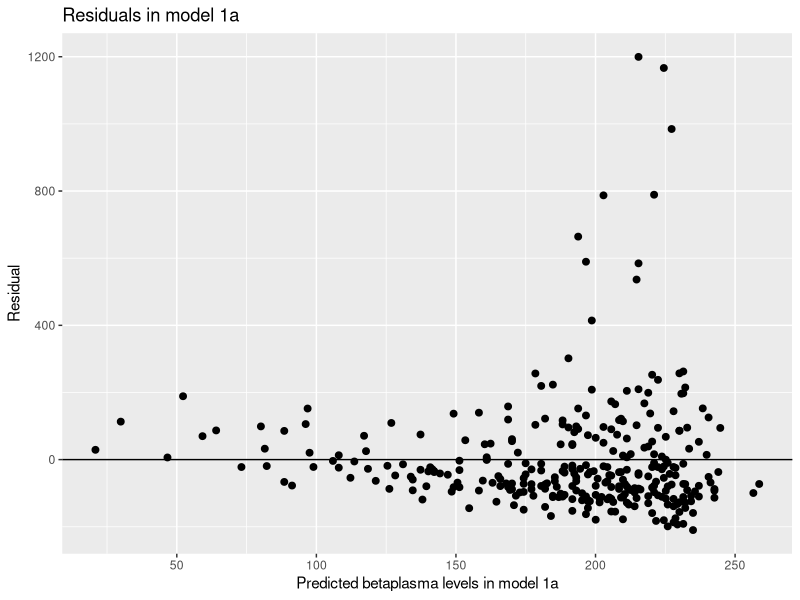
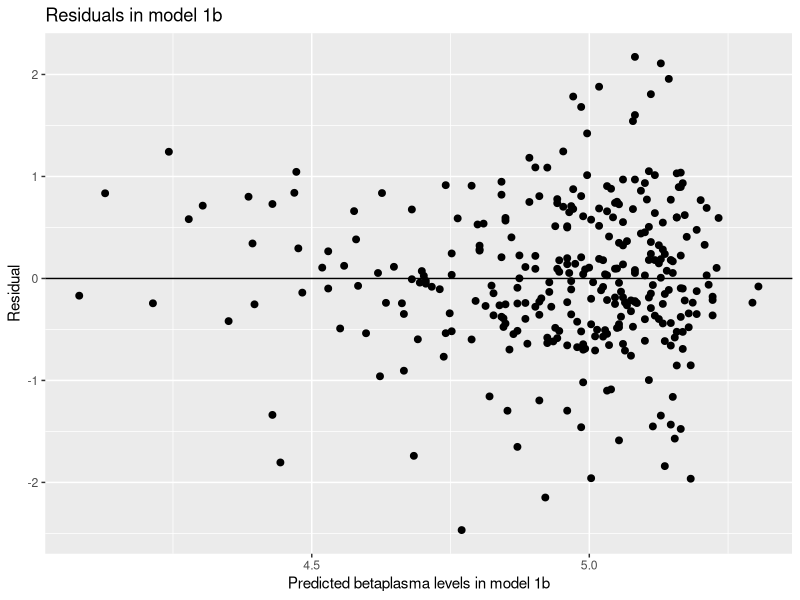
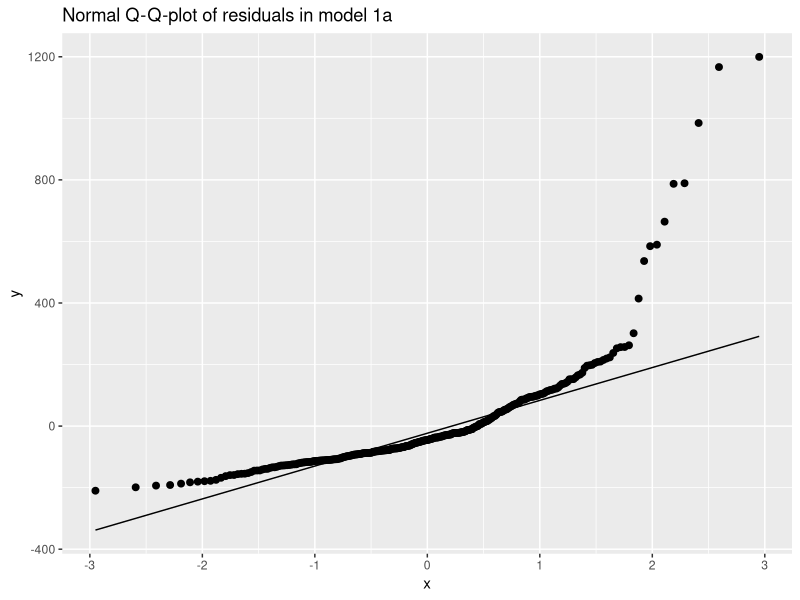
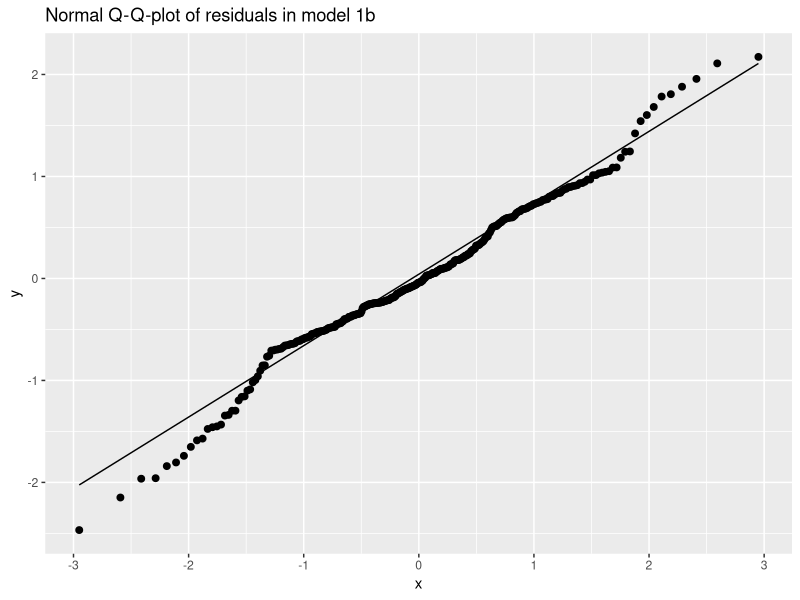
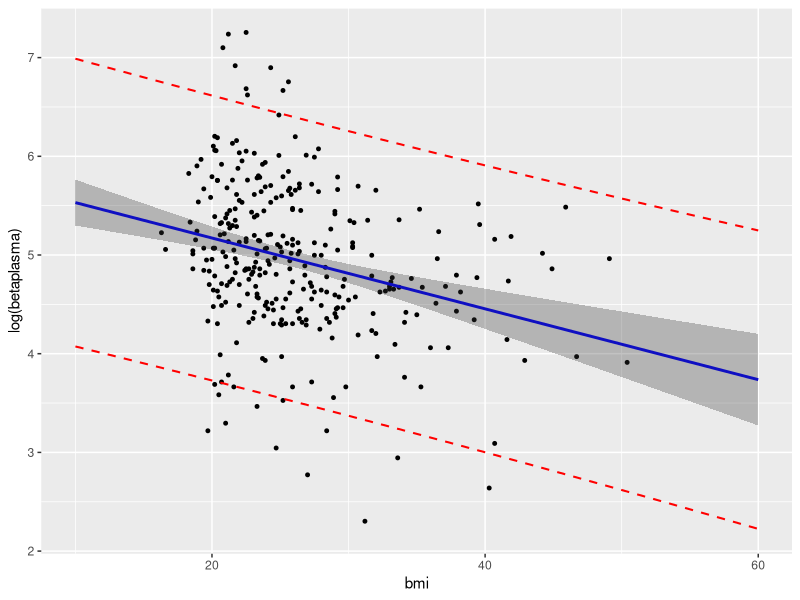
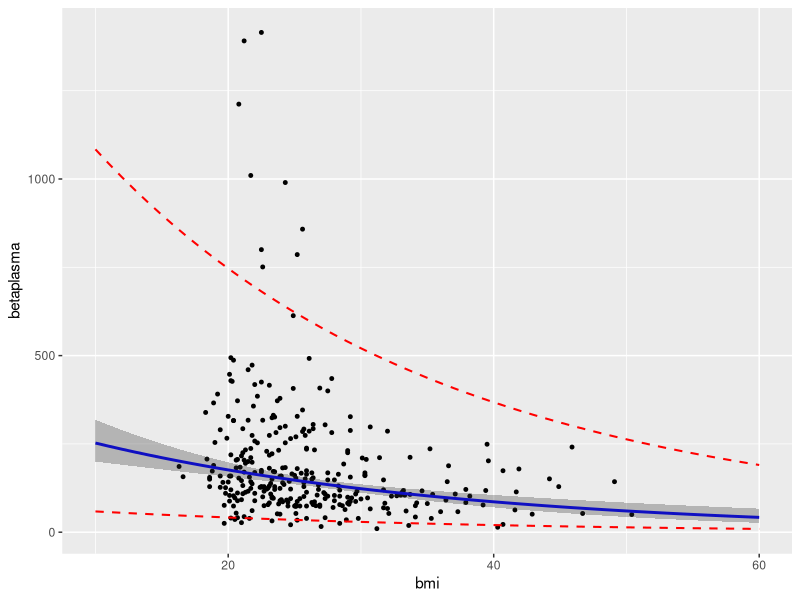
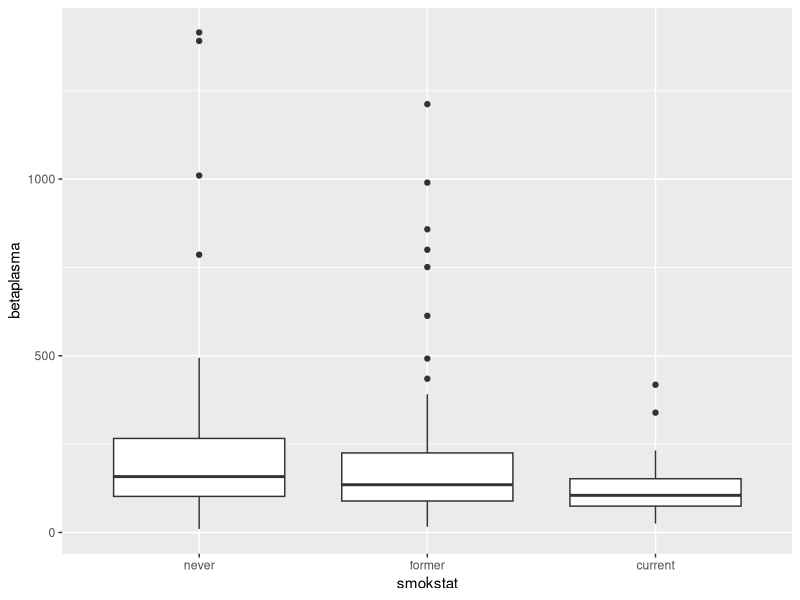
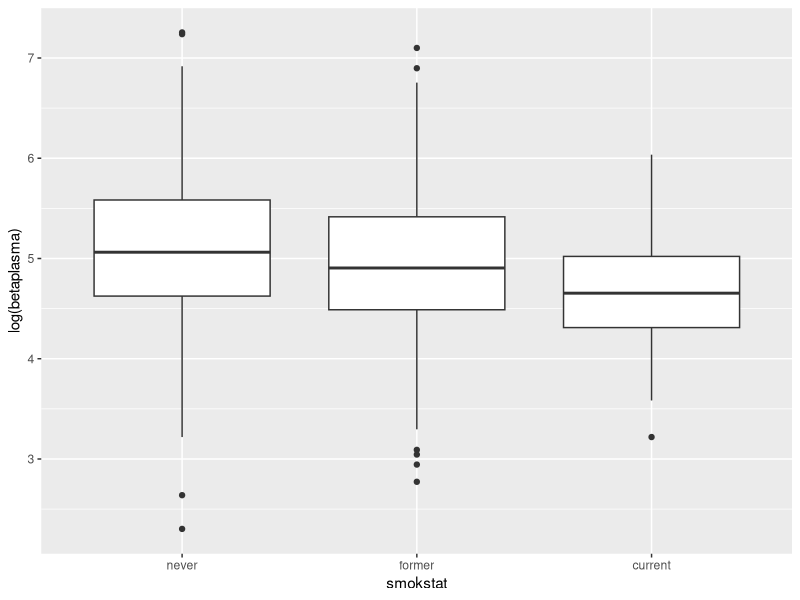

Write the R code that produced these figures, in order. (Note: this script raises an error after producing the figures.)
#### PROJECT 1 ####


library(tidyverse)
library(readxl)
library(plyr)
library(rstatix)
library(patchwork)
library(car)
library(GGally)
library(forcats)

carotene_data <- read_excel("Data/carotene.xlsx")

# 1a #

# fitting models
model1a <- lm(betaplasma ~ bmi, data = carotene_data)
model1b <- lm(log(betaplasma) ~ bmi, data = carotene_data)

# creating data set with predictions, residuals etc.
model_predictions <- mutate(carotene_data, 
                            yhat_model1a = predict(model1a),
                            yhat_model1b = predict(model1b),
                            e_model1a = model1a$residuals,
                            e_model1b = model1b$residuals)

# residual plot of model 1a
ggplot(data = model_predictions, aes(x = yhat_model1a, y = e_model1a)) + 
  geom_point(size = 2) +
  geom_hline(yintercept = 0) +
  xlab("Predicted betaplasma levels in model 1a") + 
  ylab("Residual") +
  ggtitle("Residuals in model 1a")

# residual plot of model 1b
ggplot(data = model_predictions, aes(x = yhat_model1b, y = e_model1b)) + 
  geom_point(size = 2) +
  geom_hline(yintercept = 0) +
  xlab("Predicted betaplasma levels in model 1b") + 
  ylab("Residual") +
  ggtitle("Residuals in model 1b")


# Norm QQ plot of model 1a
ggplot(data = model_predictions, aes(sample = e_model1a)) +
  geom_qq(size = 2) + geom_qq_line() +
  ggtitle("Normal Q-Q-plot of residuals in model 1a")

# Norm QQ plot of model 1b
ggplot(data = model_predictions, aes(sample = e_model1b)) +
  geom_qq(size = 2) + geom_qq_line() +
  ggtitle("Normal Q-Q-plot of residuals in model 1b")


# 1 b #

# estimated parameters and confidence intervals in model 1b
model1b$coefficients
confint(model1b)

# plotting real values vs. model and confidence intervals
bmi_seq <- data.frame(bmi = seq(10, 60))
bmi_seq |> mutate(
  fit = predict(model1b, newdata = bmi_seq),
  conf = predict(model1b, newdata = bmi_seq, interval = "confidence"),
  pred = predict(model1b, newdata = bmi_seq, interval = "prediction")
) -> carotene_ints

ggplot(carotene_ints, aes(x = bmi)) + 
  geom_point(data = carotene_data, aes(y = log(betaplasma)), size = 1) +
  geom_line(aes(y = fit), color = "blue", linewidth = 1) +
  geom_ribbon(aes(ymin = conf[, "lwr"], ymax = conf[, "upr"]), alpha = 0.3) +
  geom_line(aes(y = pred[, "lwr"]), color = "red", linetype = "dashed", linewidth = 0.7) +
  geom_line(aes(y = pred[, "upr"]), color = "red", linetype = "dashed", linewidth = 0.7)

# plotting in the original domain, i.e. not in log(betaplasma)

carotene_ints <- mutate(carotene_ints, 
                  fit_og = exp(fit),
                  conf_og = exp(conf),
                  pred_og = exp(pred))


ggplot(carotene_ints, aes(x = bmi)) + 
  geom_point(data = carotene_data, aes(y = betaplasma), size = 1) +
  geom_line(aes(y = fit_og), color = "blue", linewidth = 1) +
  geom_ribbon(aes(ymin = conf_og[, "lwr"], ymax = conf_og[, "upr"]), alpha = 0.3) +
  geom_line(aes(y = pred_og[, "lwr"]), color = "red", linetype = "dashed", linewidth = 0.7) +
  geom_line(aes(y = pred_og[, "upr"]), color = "red", linetype = "dashed", linewidth = 0.7) 


# 1c #

# changes in beta-carotene with different changes of bmi

# dubbelkolla med Mattis på onsdag med vilka interval som är rätt
exp(model1b$coefficients[2])
exp(confint(model1b))

exp(-model1b$coefficients[2])
exp(-confint(model1b))

exp(-10*model1b$coefficients[2])
exp(-10*confint(model1b))


# 1d #

# statistical test whether there is a linear relationship between bmi and log plasma

confint(model1b) # bmi interval doesnt include 0 --> reject H_0
summary(model1b) # gives t value, degrees of freedom and p-value


# 2a #

# making smokstat into a categorical variable
mutate(model_predictions,
       smokstat = factor(smokstat,
                          levels = c(1, 2, 3),
                          labels = c("never", "former", "current"))) -> model_predictions


# simple frequency table
table(model_predictions$smokstat)

# getting mean and stddev of (log)betaplasma for each category 
ddply(model_predictions, .(category = smokstat), summarise, avg = mean(betaplasma))
ddply(model_predictions, .(category = smokstat), summarise, stddev = sd(betaplasma))
ddply(model_predictions, .(category = smokstat), summarise, logstddev = mean(log(betaplasma)))
ddply(model_predictions, .(category = smokstat), summarise, logmean = sd(log(betaplasma)))

# box plots
ggplot(model_predictions) +
  geom_boxplot(data = model_predictions , aes(x = smokstat , y = betaplasma))

ggplot(model_predictions) +
  geom_boxplot(data = model_predictions , aes(x = smokstat , y = log(betaplasma)))


# 2b #

model2b <- lm(log(betaplasma) ~ smokstat, data = model_predictions) # "never" is ref
model2a <- lm(log(betaplasma) ~ relevel(smokstat, "current"), data = model_predictions) # "current" is ref
# we see that model 2b is better, perhaps because "never" has more obs.


# 3a #
mutate(model_predictions,
       sex = factor(sex,
                    levels = c(1, 2),
                    labels = c("male", "female")),
       vituse = factor(vituse, 
                       levels = c(1, 2, 3),
                       labels = c("often", "seldom", "no"))) -> model_predictions



# have to motivate which category is best suited as reference category 
# -> 2 things: #obs of ref category should be large, and should also be domain relevant
# as a baseline if applicable

# for sex (male, female) -> choose largest #obs
# for vituse -> choose "no" as baseline unless large diff in #obs
# for smokestat -> choose "never" as baseline unless large diff in #obs

table(model_predictions$sex) # "female" many more #obs
table(model_predictions$vituse) # "often" most #obs, no would make sense in domain


# 3b #

# pairwise correlations:
cor_results <- model_predictions |> select(bmi, age, calories, fat, 
                            cholesterol, fiber, alcohol, betadiet) |>
  cor_test() |>  filter(var1 < var2)

# we get high correlations between calories/fat, calories/cholesterol and cholesterol/fat
filter(cor_results, cor > abs(0.6))


# need other comments on problem with data that we find
plot1 <- ggplot(model_predictions) + geom_point(data = model_predictions, aes(y = calories, x = fat))
plot2 <- ggplot(model_predictions) + geom_point(data = model_predictions, aes(y = calories, x = cholesterol))
plot3 <- ggplot(model_predictions) + geom_point(data = model_predictions, aes(y = fat, x = cholesterol))

plot1 + plot2 + plot3


# person drinking 200 alcoholic drinks a week:
filter(model_predictions, alcohol >= 200) # he consumes 27.9 MJ energy per day 
# how to know if he's extreme in other cases?


# 3c #
model3a <- lm(log(betaplasma) ~ bmi + age + calories + fat + cholesterol + 
                                fiber + alcohol + betadiet + smokstat + sex + vituse,
                                data = model_predictions)

# we will look at VGIF^(1/2f) > 2.24 for the 50 % in R_j 
vif(model3a)
# we see once again that it's fat calories  that are above the threshold

model3c <- lm(log(betaplasma) ~ bmi + age + fat + cholesterol + 
                                fiber + alcohol + betadiet + smokstat + sex + vituse,
                                data = model_predictions)
vif(model3c) # we see that the GVIF values are reasonable, still the highest for fat/cholesterol but ok


# 3d #
model3c$coefficients # beta coefficients
exp(model3c$coefficients) # coefficients in original domain
exp(confint(model3c)) # confidence intervals of coeffs. in original domain

summary(model3c) # using for statistical tests

confint(model3c)


# for test ii)
Ftest1 <- anova(model3c, model1b)
Ftest2 <- anova(model2b, model3c)



# 3e #
model_predictions <- mutate(model_predictions, 
                            yhat_model3c = predict(model3c), 
                            e_model3c = model3c$residuals, 
                            r_model3c = rstudent(model3c),
                            )

highlightcolors <- c("|r*|>3" = "red")


# plotting studentized residuals against predictions
ggplot(model_predictions, aes(x = yhat_model3c, y = r_model3c)) +
  geom_point() +
  geom_hline(yintercept = c(-2, 0, 2)) +
  geom_hline(yintercept = c(-3, 3), linetype = 2) +
  geom_point(data = filter(model_predictions, abs(r_model3c) > 3), 
             aes(color = "|r*|>3"), size = 3) +
  labs(title = "Studentized residuals vs linear predictor",
       subtitle = "model3c",
       color = "Highlight") +
  scale_color_manual(values = highlightcolors) +
  theme(legend.position = "bottom")

# plotting sqrt(abs(studentized residuals)) against predictions
ggplot(model_predictions, aes(x = yhat_model3c, y = sqrt(abs(r_model3c)))) +
  geom_point() +
  geom_hline(yintercept = c(0, sqrt(qnorm(0.75)), sqrt(2))) +
  geom_hline(yintercept = sqrt(3), linetype = 2) +
  geom_point(data = filter(model_predictions, abs(r_model3c) > 3), 
             aes(color = "|r*|>3"), size = 3) +
  labs(title = "Sqrt absolute studentized residuals vs linear predictor",
       subtitle = "model3c",
       color = "Highlight") +
  scale_color_manual(values = highlightcolors) +
  theme(legend.position = "bottom")

# from the two plots above we can conclude that there are not too many extreme outliers,
# and variance seems constant. Also no non-linear patterns can be seen in residuals


# Norm QQ plot of studentized residuals. We see heavy tails, indicating they are not norma
ggplot(data = model_predictions, aes(sample = r_model3c)) +
  geom_qq(size = 2) + geom_qq_line(color = "red") +
  labs(title = "Normal Q-Q-plot of studentized residuals in model3c")


# 3f #

#calculating leverage
model_predictions <- mutate(model_predictions, 
                            v_model3c = hatvalues(model3c))


#identifying data point with highest leverage
highest_r <- filter(model_predictions, r_model3c == max(abs(r_model3c)))

pplus1 <- length(model3c$coefficients)
n <- nobs(model3c)

ggplot(cbind(model_predictions), aes(x = yhat_model3c, y = v_model3c)) +
  geom_point(size = 2) +
  geom_hline(yintercept = 1/n) +
  geom_hline(yintercept = 2*pplus1/n, color = "red") +
  labs(title = "Model3c: leverage vs linear predictor",
       caption = "y = 1/n (black) and 2(p+1)/n (red)",
       color = "Highlight") +
  theme(legend.position = "bottom") +
  scale_color_manual(values = highlightcolors)


# we see the observation which is the guy drinking 12 vodkas is far from the gravity of X
ggplot(cbind(model_predictions), aes(y = v_model3c, x = alcohol)) +
  geom_point(size = 2) +
  geom_point(data = filter(model_predictions, alcohol > 200), 
             aes(color = "length>200"), size = 3) +
  geom_hline(yintercept = 1/n) +
  geom_hline(yintercept = 2*pplus1/n, color = "red") +
  labs(title = "Model3c: leverage vs linear predictor",
       caption = "y = 1/n (black) and 2(p+1)/n (red)",
       color = "Highlight") +
  theme(legend.position = "bottom") +
  scale_color_manual(values = highlightcolors)


# 3g #
model_predictions <- mutate(model_predictions, 
                            D_model3c = cooks.distance(model3c))

# preparing for Cook's distance
f1.model3c <- pplus1
f2.model3c <- model3c$df.residual
cook.limit.model3c <- qf(0.5, f1.model3c, f2.model3c)

# Cook's distance plot
ggplot(model_predictions, aes(yhat_model3c, D_model3c)) + 
  geom_point(size = 3) +
  geom_point(data = filter(model_predictions, alcohol > 200),
             aes(color = "blue"), size = 3) +
  geom_hline(yintercept = cook.limit.model3c, color = "purple") +
  geom_hline(yintercept = 4/n, linetype = 2, color = "red") +
  xlab("Fitted values (log(betaplasma") +
  ylab("D_i") +
  labs(title = "model3c: Cook's D",
       caption = "4/n (dashed), F_0.5, p+1, n-(p+1) (solid)",
       color = "Highlight") +
  scale_color_manual(values = highlightcolors)


# DFBETAS
head(dfbetas(model3c))


model_predictions <- mutate(
  model_predictions, 
  df0 = dfbetas(model3c)[, "(Intercept)"],
  df1 = dfbetas(model3c)[, "bmi"],
  df2 = dfbetas(model3c)[, "age"],
  df3 = dfbetas(model3c)[, "fat"],
  df4 = dfbetas(model3c)[, "cholesterol"],
  df5 = dfbetas(model3c)[, "fiber"],
  df6 = dfbetas(model3c)[, "alcohol"],     # perhaps most interested in this one
  df7 = dfbetas(model3c)[, "betadiet"],
  df8 = dfbetas(model3c)[, "smokstatformer"],
  df9 = dfbetas(model3c)[, "smokstatcurrent"],
  df10 = dfbetas(model3c)[, "sexfemale"],
  df11 = dfbetas(model3c)[, "vituseseldom"],
  df12 = dfbetas(model3c)[, "vituseno"],
)

# impact on intercept
ggplot(model_predictions, aes(x = yhat_model3c, y = df0)) +
  geom_point(size = 2) +
  geom_point(data = filter(model_predictions, abs(r_model3c) > 3),
             aes(color = "|r*|>3"), size = 3) +
  geom_point(data = filter(model_predictions, D_model3c > 0.1),
             aes(shape = "Cook's D>0.1"),
             size = 3) +
  geom_hline(yintercept = 0) +
  geom_hline(yintercept = sqrt(cook.limit.model3c)*c(-1, 1),
             color = "red") +
  geom_hline(yintercept = 2/sqrt(n)*c(-1, 1),
             color = "red", linetype = "dashed") +
  ylab("DFBETAS_0(i)") +
  xlab("Fitted values") +
  labs(title = "model3c: DFBETAS_0: impact on the intercept",
       caption = "y = sqrt(F_0.5) and 2/sqrt(n)") +
  theme(legend.position = "bottom") +
  scale_color_manual(values = highlightcolors)


# looking at data point with largest Cook's distance and plotting in DFBETAS plot
outlier_data <-  (filter(model_predictions, D_model3c == max(model_predictions$D_model3c)))

# DFBETAS plot: The only one that's very affected are: df4 (cholesterol)
ggplot(model_predictions, aes(x = yhat_model3c, y = df4)) +
  geom_point(size = 2) +
  geom_point(data = filter(model_predictions, abs(r_model3c) > 3),
             aes(color = "|r*|>3"), size = 3) +
  geom_point(data = filter(model_predictions, D_model3c > 0.1),
             aes(shape = "Cook's D>0.1"),
             size = 3) +
  geom_hline(yintercept = 0) +
  geom_hline(yintercept = sqrt(cook.limit.model3c)*c(-1, 1),
             color = "red") +
  geom_hline(yintercept = 2/sqrt(n)*c(-1, 1),
             color = "red", linetype = "dashed") +
  ylab("DFBETAS_4(i)") +
  xlab("Fitted values") +
  labs(title = "model3c: DFBETAS_4: cholesterol",
       caption = "y = sqrt(F_0.5) and 2/sqrt(n)") +
  theme(legend.position = "bottom") +
  scale_color_manual(values = highlightcolors)


# 4a #



# (just repetitive code to see which factors to choose as reference)
table(no_outlier$sex) # "female" many more #obs
table(no_outlier$vituse) # "often" most #obs
table(no_outlier$smokstat)

mutate(carotene_data,
       sex = factor(sex,
                    levels = c(2, 1),
                    labels = c("female", "male")),
       vituse = factor(vituse, 
                       levels = c(1, 2, 3),
                       labels = c("often", "seldom", "no")),
       smokstat = factor(smokstat,
                         levels = c(1, 2, 3),
                         labels = c("never", "former", "current"))
       ) -> with_outlier

no_outlier <- filter(with_outlier, cholesterol < max(carotene_data$cholesterol))

new_model3c <- update(model3c, data = no_outlier)

no_outlier <- mutate(no_outlier,
                    D_new = cooks.distance(new_model3c),
                    yhat_new = predict(new_model3c))


f1.new_model <- pplus1
f2.new_model <- new_model$df.residual
cook.limit.new_model <- qf(0.5, f1.new_model, f2.new_model)
n_new = nobs(new_model)

# new Cook's D plot, we see a difference between the old dataset and this one in that there
# is no significan outlier value anymore. Good!
ggplot(no_outlier, aes(yhat, D)) + 
  geom_point(size = 3) +
  geom_hline(yintercept = cook.limit.new_model, color = "red") +
  geom_hline(yintercept = 4/n_new, linetype = 2, color = "red") +
  xlab("Fitted values (log(betaplasma") +
  ylab("D_i") +
  labs(title = "new model: Cook's D",
       caption = "4/n (dashed), F_0.5, p+1, n-(p+1) (solid)",
       color = "Highlight") +
  scale_color_manual(values = highlightcolors)

# looking at pairwise correlation
cor_results_new <- no_outlier |> select(bmi, age, calories, fat, 
                                           cholesterol, fiber, alcohol, betadiet) |>
  cor_test() |>  filter(var1 < var2)


# there are no apparent differences and we wouldn't expect that when removing one data point
filter(cor_results_new, cor > abs(0.6))
filter(cor_results, cor > abs(0.6))

# no significant difference and we don't expect that either?
vif(new_model3c)
vif(model3c)


# 4b #

# doing stepwise selection with BIC as criteorion (log)
# sorry for the confusion of dataset corruption :)

# Full model (like model3a, on two different datasets)
full_model_no_outlier <- lm(log(betaplasma) ~ ., data = no_outlier)
full_model_with_outlier <- lm(log(betaplasma) ~ ., data = with_outlier)

# Automatic selection and the two resulting models 
stepwise_bic <- step(full_model_with_outlier, direction = "both", k = log(nrow(with_outlier)))
stepwise_bic_no_outlier <- step(full_model_no_outlier, direction = "both", k = log(nrow(no_outlier)))

#coeff est. and conf intervals
stepwise_bic$coefficients
stepwise_bic_no_outlier$coefficients

confint(stepwise_bic)
confint(stepwise_bic_no_outlier)


# 5a #

# we only need to look at reduced dataset
# looking at confidence interval for vitusseldom we see that 0 is in the interval, so
# no need for it and our model will only include vituseno (so are you using vitamins or not)
# Test: H0: beta(vituseseldom) = 0, agains H1: beta(vituseseldom) not equal to 0
vituse_row <- fct_collapse(no_outlier$vituse,
                        yes = c("seldom", "often"),
                        no = "no")

data_5a <- mutate(no_outlier,
                  vituse = vituse_row)

model5a <- lm(log(betaplasma) ~ age + sex + bmi + vituse + fiber, data = data_5a)

# 5b #
model1b_new <- lm(log(betaplasma) ~ bmi, data = data_5a) 
model2b_new <- lm(log(betaplasma) ~ relevel(smokstat, "never"), data = data_5a )
model3c_new <- lm(log(betaplasma) ~ ., data = data_5a)
model4b_new <- update(stepwise_bic_no_outlier, data = data_5a)

# Remember to do this for all 5 final models:

# betas
model5a$coefficients

# confint betas
confint(model5a)

# residual standard deviation
summary(model5a)$sigma

# R^2
summary(model5a)$r.squared

# adjusted R^2
summary(model5a)$adj.r.squared

# AIC and BIC
AIC(model5a)
BIC(model5a)


# To decide which models is best, good to look at adj R^2